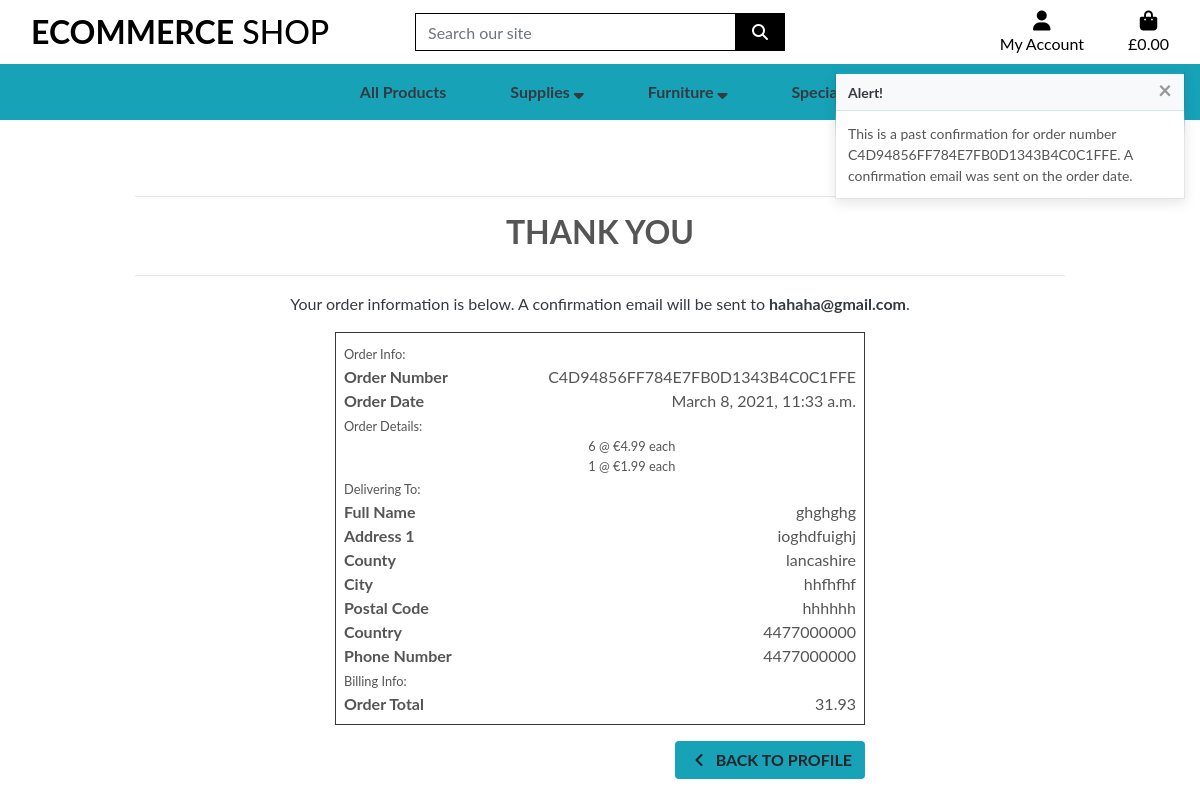
Screenshot of /profile/order_history/C4D94856FF784E7FB0D1343B4C0C1FFE (signed in) with the database file from the repository.
### checkout/models.py (models this page shows, shortened)
class Order(models.Model):
    order_number = models.CharField(max_length=32, null=False, editable=False)
    user_profile = models.ForeignKey(UserProfile, on_delete=models.SET_NULL,
                                     null=True, blank=True, related_name='orders')
    full_name = models.CharField(max_length=50, null=False, blank=False)
    email = models.EmailField(max_length=254, null=False, blank=False)
    phone_number = models.CharField(max_length=20, null=False, blank=False)
    country = CountryField(blank_label='Country *', null=False, blank=False)
    postcode = models.CharField(max_length=20, null=True, blank=True)
    city = models.CharField(max_length=40, null=False, blank=False)
    street_address1 = models.CharField(max_length=80, null=False, blank=False)
    street_address2 = models.CharField(max_length=80, null=True, blank=True)
    county = models.CharField(max_length=80, null=True, blank=True)
    date = models.DateTimeField(auto_now_add=True)
    order_total = models.DecimalField(max_digits=10, decimal_places=2,
                                      null=False, default=0)
    original_basket = models.TextField(null=False, blank=False, default='')
    stripe_pid = models.CharField(max_length=254, null=False,
                                  blank=False, default='')

class OrderLineItem(models.Model):
    order = models.ForeignKey(Order, null=False, blank=False,
                              on_delete=models.CASCADE,
                              related_name='lineitems')
    product = models.ForeignKey(Product, null=False, blank=False,
                                on_delete=models.CASCADE)
    quantity = models.IntegerField(null=False, blank=False, default=0)
    lineitem_total = models.DecimalField(max_digits=6, decimal_places=2,
                                         null=False, blank=False,
                                         editable=False)

### products/models.py (models this page shows, shortened)
class Product(models.Model):
    category = models.ForeignKey('Category', null=True, blank=True, on_delete=models.SET_NULL)
    sku = models.CharField(max_length=254, null=True, blank=True)
    name = models.CharField(max_length=254)
    description = models.TextField()
    price = models.DecimalField(max_digits=6, decimal_places=2)
    rating = models.DecimalField(max_digits=6, decimal_places=2, null=True, blank=True)
    image_url = models.URLField(max_length=1024, null=True, blank=True)
    image = models.ImageField(null=True, blank=True)

### profiles/views.py (the view)
# urls.py: path('order_history/<order_number>', views.order_history, name='order_history'),
def order_history(request, order_number):
    order = get_object_or_404(Order, order_number=order_number)
    messages.info(request, (
        f'This is a past confirmation for order number {order_number}. '
        'A confirmation email was sent on the order date.'
    ))
    template = 'checkout/checkout_success.html'
    context = {
        'order': order,
        'from_profile': True,
    }
    return render(request, template, context)

### basket/context.py (called while the page is built, shortened)
def basket_contents(request):
    basket_items = []
    total = 0
    product_count = 0
    basket = request.session.get('basket', {})
    context = {
        'basket_items': basket_items,
        'total': total,
        'product_count': product_count,
    }
    return context

### checkout/templates/checkout/checkout_success.html (shortened to what this page needs)
{% extends "base.html" %}
{% load static %}
{% block page_header %}
<div class="container header-container">
</div>
{% endblock %}
{% block content %}
<div class="container mt-lg-3 footer-down">
    <div class="row text-center">
        <div class="col">
            <hr/>
            <h2 class="text-uppercase font-weight-bold mb-4">Thank You</h2>
            <hr/>
            <p class="text-dark">Your order information is below. A confirmation email will be sent to <strong>{{ order.email }}</strong>.</p>
        </div>
    </div>
    <div class="row justify-content-center">
        <div class="col-12 col-lg-7">
            <div class="order-confirmation-wrapper p-2 border border-dark">
                <div class="row">
                    <div class="col">
                        <small>Order Info:</small>
                    </div>
                </div>
                <div class="row">
                    <div class="col-12 col-md-4">
                        <p class="mb-0 font-weight-bold">Order Number</p>
                    </div>
                    <div class="col-12 col-md-8 text-md-right">
                        <p class="mb-0">{{ order.order_number }}</p>
                    </div>
                </div>
                <div class="row">
                    <div class="col-12 col-md-4">
                        <p class="mb-0 font-weight-bold">Order Date</p>
                    </div>
                    <div class="col-12 col-md-8 text-md-right">
                        <p class="mb-0">{{ order.date }}</p>
                    </div>
                </div>
                <div class="row">
                    <div class="col">
                        <small>Order Details:</small>
                    </div>
                </div>
                {% for item in order.lineitems.all %}
                <div class="row">
                    <div class="col-12 col-md-8 text-md-right">
                        <p class="small mb-0">{{ item.quantity }} @ €{{ item.product.price }} each</p>
                    </div>
                </div>
                {% endfor %}
                <div class="row">
                    <div class="col">
                        <small>Delivering To:</small>
                    </div>
                </div>
                <div class="row">
                    <div class="col-12 col-md-4">
                        <p class="mb-0 font-weight-bold">Full Name</p>
                    </div>
                    <div class="col-12 col-md-8 text-md-right">
                        <p class="mb-0">{{ order.full_name }}</p>
                    </div>
                </div>
                <div class="row">
                    <div class="col-12 col-md-4">
                        <p class="mb-0 font-weight-bold">Address 1</p>
                    </div>
                    <div class="col-12 col-md-8 text-md-right">
                        <p class="mb-0">{{ order.street_address1 }}</p>
                    </div>
                </div>
                {% if order.county %}
                <div class="row">
                    <div class="col-12 col-md-4">
                        <p class="mb-0 font-weight-bold">County</p>
                    </div>
                    <div class="col-12 col-md-8 text-md-right">
                        <p class="mb-0">{{ order.county }}</p>
                    </div>
                </div>
                {% endif %}
                <div class="row">
                    <div class="col-12 col-md-4">
                        <p class="mb-0 font-weight-bold">City</p>
                    </div>
                    <div class="col-12 col-md-8 text-md-right">
                        <p class="mb-0">{{ order.city }}</p>
                    </div>
                </div>
                {% if order.postcode %}
                <div class="row">
                    <div class="col-12 col-md-4">
                        <p class="mb-0 font-weight-bold">Postal Code</p>
                    </div>
                    <div class="col-12 col-md-8 text-md-right">
                        <p class="mb-0">{{ order.postcode }}</p>
                    </div>
                </div>
                {% endif %}
                <div class="row">
                    <div class="col-12 col-md-4">
                        <p class="mb-0 font-weight-bold">Country</p>
                    </div>
                    <div class="col-12 col-md-8 text-md-right">
                        <p class="mb-0">{{ order.country }}</p>
                    </div>
                </div>
                <div class="row">
                    <div class="col-12 col-md-4">
                        <p class="mb-0 font-weight-bold">Phone Number</p>
                    </div>
                    <div class="col-12 col-md-8 text-md-right">
                        <p class="mb-0">{{ order.phone_number }}</p>
                    </div>
                </div>
                <div class="row">
                    <div class="col">
                        <small>Billing Info:</small>
                    </div>
                </div>
                <div class="row">
                    <div class="col-12 col-md-4">
                        <p class="mb-0 font-weight-bold">Order Total</p>
                    </div>
                    <div class="col-12 col-md-8 text-md-right">
                        <p class="mb-0">{{ order.order_total }}</p>
                    </div>
                </div>
            </div>
        </div>
    </div>
    <div class="row justify-content-center">
        <div class="col-12 col-lg-7 text-right">
            {% if from_profile %}
            <a href="" class="btn bg-info mt-3 mb-5">
                <span class="icon">
                    <i class="fas fa-angle-left"></i>
                </span>
                <span class="text-uppercase font-weight-bold">Back to Profile</span>
            </a>
            {% endif %}
        </div>
    </div>
</div>
{% endblock %}

### static/css/base.css (style rules this page uses)
html { height: 100%; }
body { background-color: #ffffff; background-size: cover; height: calc(100vh - 164px); color: #555; font-family: 'Lato'; }
.icon { align-items: center; display: inline-flex; justify-content: center; height: 1.5rem; width: 1.5rem; }
@media (min-width: 1200px) { .container { max-width: 80%; } }
@media (min-width: 992px) { .header-container { padding-top: 164px; } }

### rows the page displays
Order: email "hahaha@gmail.com", order_number "C4D94856FF784E7FB0D1343B4C0C1FFE", date "March 8, 2021, 11:33 a.m.", full_name "ghghghg", street_address1 "ioghdfuighj", county "lancashire", city "hhfhfhf", postcode "hhhhhh", country "4477000000", phone_number "4477000000", order_total "31.93"
OrderLineItem: quantity "6", product.price "4.99"
OrderLineItem: quantity "1", product.price "1.99"

### other values shown
{{ message }} "This is a past confirmation for order number C4D94856FF784E7FB0D1343B4C0C1FFE. A confirmation email was sent on the order date."
